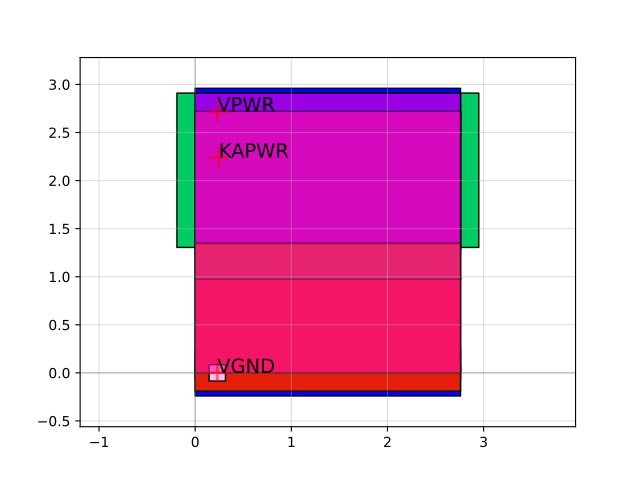

The Python source for this figure:
import sky130

c = sky130.components.sky130_fd_sc_hd__lpflow_clkbufkapwr_4()
c.plot()
